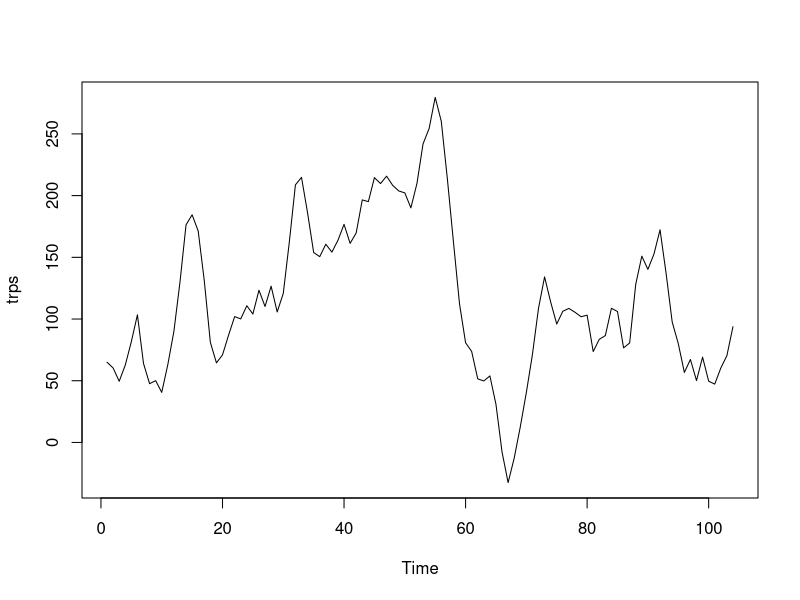
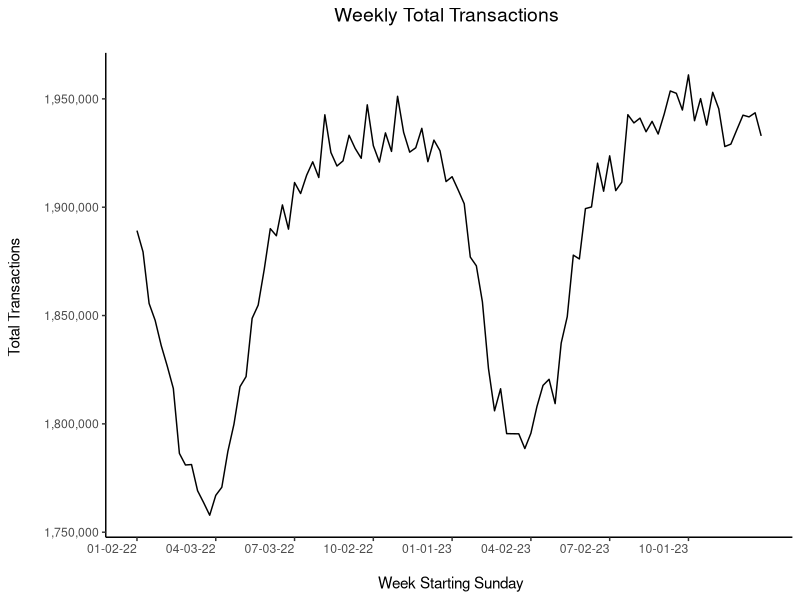
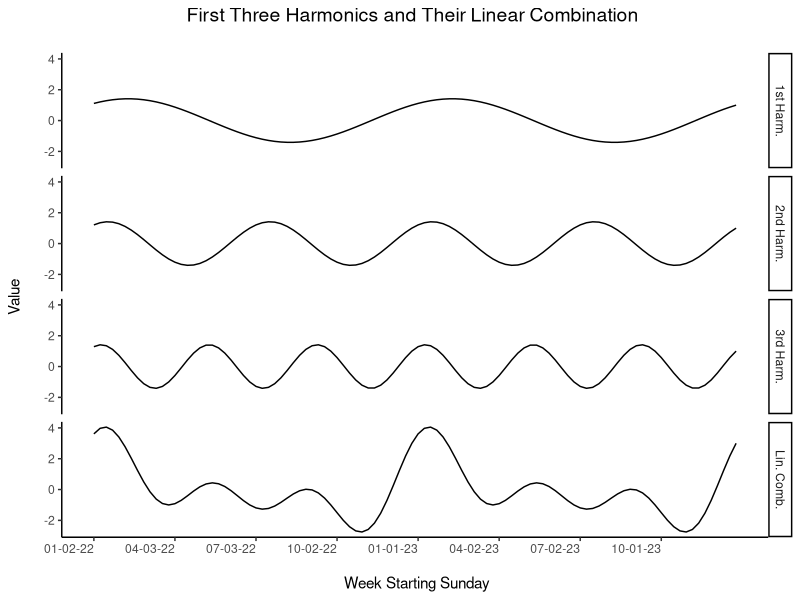
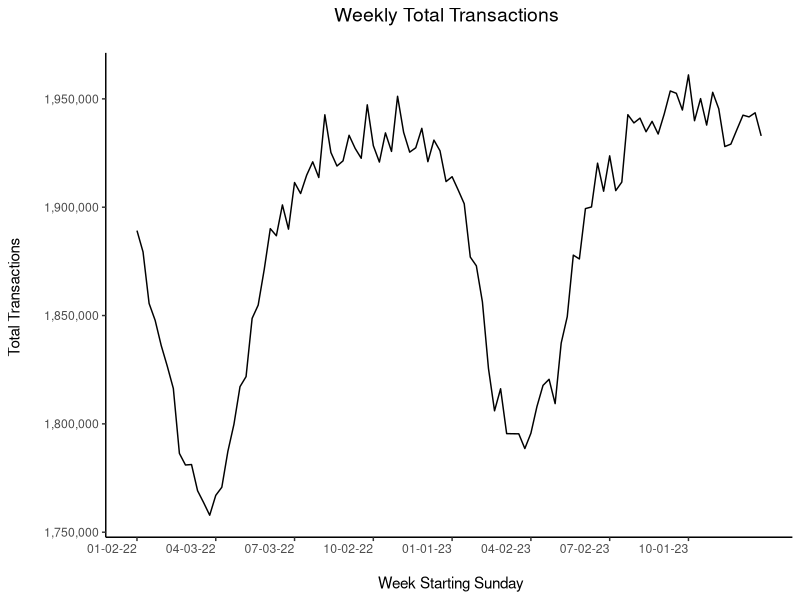
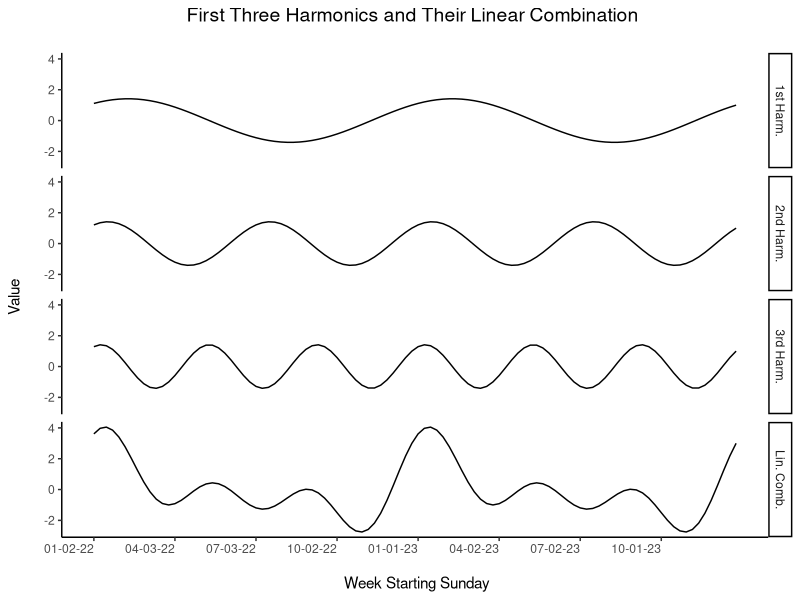

Write the R code that produced these figures, in order. (Note: this script raises an error after producing the figures.)
#############################################################################
# Description: Code for completing an illustrative moderated regression     #
# example for BUSA 603. This example is for a quick service restaurant.     #
# Specifically, we are examining if a billboard within 0.25 miles of a      #
# restaurant moderates the effect of TV advertising.  While there are       #
# about 625 McDonalds in Ohio, we will only be examining stores in the      #
# Columbus (2.3M people 12+), Cincinnati (2.1M), Dayton (1.1M),             # 
# Cleveland-Akron (3.3M) and Toledo DMAs (0.9M people).  There are about    #
# 10M people in Ohio aged 12+.  Thus the 5 DMAs have 9.7M people aged 12+.  #
# Ergo our store count is 625*0.97 = 606.                                   #
# 																			                                    #	
# Last Update Date:  02/03/23      										                      #
#                                          									                #
# Last Update Date Comments:												                        #
#	A) 02/03/24 - Version 1 of code.											                    #
#																			                                      #
# Inputs:                                                                   #
# A) Parameters for generating synthetic data.                              #
#																			                                      #
# Outputs:																	                                #
#	A)	Moderated regression examples			                                    #
#																			                                      #	
# References:                                                               #
# A) Spiller et. al. Spotlights, Floodlights and the Magic Number Zero:     #
# Simple Effects Tests in Moderated Regression                              #
# B) https://scholar.harvard.edu/sigou-interdisciplinary-blog/              #
# regression-moderator-101#:~:text=Regression%20with%20a%20moderator%20is,  #
# can%20be%20predicted%20by%20W.                                            #
#                                                                           #    
# Author:  Brian Weikel														                          #
#############################################################################

# Clear working directory
# rm(list = ls())

library(dplyr)
library(ggplot2)
library(data.table)
library(lubridate)
library(MASS)
library(scales)
library(stringi)
library(stringr)
library(tidyr)
library(VGAM)

# Output graphic and data path.
datapath <- "C:/Users/bkwei/R_projects/BUSA-603/BUSA_603_Moderated_Regression_QSR/Data/"
outfile <- paste(datapath,"Module_5_Supplement.csv",sep = "")

# Output graphic and data path.
outpath <- "C:/Users/bkwei/R_projects/BUSA-603/BUSA_603_Moderated_Regression_QSR/Output/"

# Print options
options(max.print=999999)

# Setting Seed
seedval <- 61411

##### Generating Synthetic Data                                         #####

# Number of stores without remodels and have drive-throughs and lobbies 
n_stores <- 555
n_stores_cmh <- 123
n_stores_clv <- 189
n_stores_cin <- 120
n_stores_tol <- 56
n_stores_day <- n_stores - n_stores_cmh - n_stores_clv - n_stores_cin -
  n_stores_tol
markets <- c("CMH","CLE","CIN","DAY","TOL")

# Average Transactions per Week per Store:  3,460
# Average Order Size:  $11.00
# Average Annual Dollar Sales per Store:  $1.98M
# Average Store Selling Square Feet:  4500 ... A restaurant floor plan is a map 
# of your restaurant's physical space, encompassing all of the elements of your 
# establishment. This includes the dining area, waiting area, kitchen, 
# prep areas, storage, and bathroom, and how they fit into your space together.

ave_floorspace <- 3.825
sd_floorspace <- 0.115

# Number of weeks
n_time <- 104

# Percent of stores with billboards
n_stores_bill <- 0.25

# Generating Store IDs

store_id <- seq(n_stores)

# Store IDs and Markets

set.seed(seedval+1)
store_id <-  stringi::stri_rand_strings(n_stores, 8, pattern = "[A-Za-z0-9]")
ranuni <- runif(n_stores, min = 0, max = 1)
market <- ifelse(ranuni < (n_stores_cmh/n_stores),"CMH",
  ifelse(ranuni < ((n_stores_cmh + n_stores_clv)/n_stores),"CLE",
    ifelse(ranuni < ((n_stores_cmh + n_stores_clv + n_stores_cin)/n_stores),
      "CIN",
        ifelse(ranuni < ((n_stores_cmh + n_stores_clv + n_stores_cin +
          n_stores_tol)/n_stores),"TOL","DAY"))))

df1 <- data.frame(cbind(store_id,market))

set.seed(seedval+2)
df1$floor_space <- as.numeric(round(100*rlnorm(
  n_stores, 
  meanlog = ave_floorspace, 
  sdlog = sd_floorspace),-1))
# summary(floor_space)

# Randomly generating coefficients for seasonality component creation 
# and (linear) trend
set.seed(seedval+3)
df1$b_sin1 <- round(rnorm(n_stores,-0.025,0.0025),6)
set.seed(seedval+4)
df1$b_cos1 <- round(rnorm(n_stores,0.001,0.0001),6)
set.seed(seedval+5)
df1$b_sin2 <- round(rnorm(n_stores,-0.00015,0.000015),6)
set.seed(seedval+6)
df1$b_cos2 <- round(rnorm(n_stores,0.0105,0.00105),6)
set.seed(seedval+7)
df1$b_sin3 <- round(rnorm(n_stores,0.003,0.0003),6)
set.seed(seedval+8)
df1$b_cos3 <- round(rnorm(n_stores,0.002,0.0002),6)
set.seed(seedval+9)
df1$b_trend <- round(rnorm(n_stores,0.00015,0.00015),6)

rm(market,ave_floorspace,sd_floorspace,ranuni)

# Time Dimensions
#  Week Starting Sunday Vector, starting 2022-01-02
week_starting <- as.Date(c("2022-01-02"))
for(i in seq(from = 0, by = 7, length.out = n_time)) {
  week_starting[i] = week_starting + i}
week_starting = week_starting[!is.na(week_starting)]
# week_ending

weeknumb <- lubridate::week(week_starting)
df2 <- data.frame(cbind(week_starting,weeknumb))
df2$week_starting <- as.Date(df2$week_starting)
df2$time_id <- as.numeric(row.names(df2))

# Trigonometric functions to create first three harmonics

df2$sin1 <- sin(2*pi*df2$time_id/52)
df2$cos1 <- cos(2*pi*df2$time_id/52)
df2$sin2 <- sin(2*2*pi*df2$time_id/52)
df2$cos2 <- cos(2*2*pi*df2$time_id/52)
df2$sin3 <- sin(3*2*pi*df2$time_id/52)
df2$cos3 <- cos(3*2*pi*df2$time_id/52)

df3 <- tidyr::crossing(df1,df2) 

rm(weeknumb,i)

# Simulate National People 18-54 TRPs using AR1 process.

set.seed(seedval+10)
trps <- 20*arima.sim(list(order = c(2,0,1), ar = c(0.7,0.2), ma=0.6), 
                     n = n_time) + 80
ts.plot(trps)

trps_p <- data.frame(trps)
trps_p$time_id <-as.numeric(row.names(trps_p))
trps_p$trps <- round(ifelse(
  trps_p$time_id < 16,0,
  ifelse(50 < trps_p$time_id & trps_p$time_id < 68,0,
         ifelse(trps_p$trps < 50,0,trps_p$trps))),digits=1)

df4 <- tidyr::crossing(markets,trps_p) 

df4 <- df4 %>% rename(market = markets)

set.seed(seedval+11)
df4$noise_trps <- round(rnorm(dim(df4)[1],0,7.5),1)
df4$trps_1854 <- ifelse(df4$trps > 0 & df4$trps + df4$noise_trps > 0,
                        df4$trps+df4$noise_trps,0)

df4 <- subset(df4,select = -c(trps,noise_trps))

df5 <- merge(x = df3, y = df4, by = c('market','time_id'), all.x = TRUE)

rm(trps_p,trps)

# Randomly selecting stores where billboards are places.  Then randomly 
# selecting number of weeks from 4, 8, 12, 16, 20, 24, 28, followed by randomly
# selecting weeks. 

df5 <- df5 %>% arrange(store_id,time_id)
bill1 <- subset(df5,select=c(store_id,time_id))

bill2 <- data.frame(store_id)

set.seed(seedval+11)
bill2$ranuni <- runif(n_stores, min = 0, max = 1)
set.seed(seedval+12)
bill2$num_weeks_bill <- 4*(rbetabinom.ab(n = n_stores, size = 6, 
  shape1 = 4, shape2 = 4) + 1)
bill2$first_time_id_bill <- rbetabinom.ab(n = n_stores, size = n_time, 
  shape1 = 4, shape2 = 10)

bill3 <- merge(x = bill1, y = bill2, by = c('store_id'), all.x = TRUE)

bill3$bill_brd <- ifelse(bill3$ranuni < n_stores_bill & 
  bill3$time_id >= bill3$first_time_id_bill & 
  bill3$time_id <= bill3$first_time_id_bill + bill3$num_weeks_bill - 1,1,0)

bill3 <- subset(bill3, select = -c(ranuni,num_weeks_bill,first_time_id_bill))

df6 <- merge(x = df5, y = bill3, by = c('store_id','time_id'), all.x = TRUE)
df6 <- df6 %>% arrange(store_id,time_id)

df6 <- df6 %>% rename(x=trps_1854,z=bill_brd)

# Generating transaction 

# Coefficients for Regression 
constant <- 1 
alpha1 <- 0.725/constant # Intercept
beta1 <- 0.000020/constant # TRPs (i.e., x) # 0.00035, 0.00005, 0.000025
beta2 <- 0.0125/constant # Billboard (i.e., z) # 0.025,  0.0315,  0.0140
gamma1 <- 0.00000/constant # Interaction 0.00005

set.seed(seedval+13)
df6$noise <- rnorm(n_stores*n_time,0,0.075) # 0.075, 0.175, 0.115, 0.085
df6$xz <- df6$x*df6$z

df6$trans <- (df6$floor_space)*(alpha1 + beta1 * df6$x
                                    + beta2 * df6$z
                                    + gamma1 * df6$xz
                                    + df6$b_trend * df6$time_id
                                    + df6$b_sin1 * df6$sin1
                                    + df6$b_cos1 * df6$cos1
                                    + df6$b_sin2 * df6$sin2
                                    + df6$b_cos2 * df6$cos2
                                    + df6$b_sin3 * df6$sin3
                                    + df6$b_cos3 * df6$cos3
                                    + df6$noise)


# Plot weekly aggregate transactions

sum1 <- df6 %>% group_by(week_starting) %>% summarize(agg = sum(trans))

ggplot(sum1, aes(x = week_starting, y =  agg)) +
  theme_classic() + 
  theme(plot.title = element_text(lineheight = .8,size = 14,hjust = 0.5),
        axis.text.x = element_text(angle = 0, hjust = 1)) + 
  geom_line() + 
  ggtitle("Weekly Total Transactions \n")  +
  xlab("\n Week Starting Sunday") + 
  ylab("Total Transactions \n") +
  scale_x_date(breaks = seq(min(sum1$week_starting),max(sum1$week_starting),by="91 days"),
               labels = date_format(format = "%m-%d-%y")) +
  scale_y_continuous(label=comma) 

ggsave("output_1.png",path = outpath)

# Plot harmonics 

harmonics <- df2
harmonics$firstharm <- harmonics$sin1 + harmonics$cos1
harmonics$secharm <- harmonics$sin2 + harmonics$cos2
harmonics$thirdharm <- harmonics$sin3 + harmonics$cos3
harmonics$allharm <- harmonics$firstharm + harmonics$secharm + 
  harmonics$thirdharm
harm1 <- subset(harmonics, select=-c(weeknumb,time_id,sin1,cos1,
  sin2,cos2,sin3,cos3))

harm2 <- melt(setDT(harm1), id.vars = c("week_starting"), 
 variable.name = "harm")
  
plot1 <- ggplot(harm2, aes(x = week_starting, y =  value)) +
  theme_classic() + 
  theme(plot.title = element_text(lineheight = .8,size = 14,hjust = 0.5),
        axis.text.x = element_text(angle = 0, hjust = 1)) + 
  geom_line()  +
  ggtitle("First Three Harmonics and Their Linear Combination \n")  +
  xlab("\n Week Starting Sunday") + 
  ylab("Value \n") +
  scale_x_date(breaks = seq(min(sum1$week_starting),max(sum1$week_starting),by="91 days"),
               labels = date_format(format = "%m-%d-%y"))

axislabels <- list("1st Harm.", "2nd Harm.", "3rd Harm.",
  "Lin. Comb.") 

axis_labeller <- function(variable,value){return(axislabels[value])}

plot1 + facet_grid(harm ~ ., labeller = axis_labeller)
  
ggsave("output_2.png",path = outpath) 

# https://www.rdocumentation.org/packages/TSA/versions/1.3/topics/harmonic

# Estimating the model without time trend and trigometric functions 
df6$y <- df6$trans/df6$floor_space 

reg1 <- lm(y ~ x + z + xz ,data=df6)
reg1s <- summary(reg1)
reg1s

out_a <- paste(outpath,"output_3.txt",sep = "")
sink(out_a)
cat(str_wrap("Moderator Regression - National and Local TV Adult 18-54
             TRPs and Billboards"),"\n")
print(reg1s)
sink()

# Model with time trend and trigonometric functions  

reg2 <- lm(y ~ x + z + xz + time_id + sin1 + sin2 + sin3 + 
             cos1 + cos2 + cos3,data=df6)
reg2s <- summary(reg2)
reg2s

out_b <- paste(outpath,"output_4.txt",sep = "")
sink(out_b)
cat(str_wrap("Moderator Regression - National and Local TV Adult 18-54
             TRPs and Billboards Controling for Seasonality and Trend"),"\n")
print(reg2s)
sink()

# Outputting the data to a csv file

df7 <- subset(df6,select=c(store_id,time_id,market,floor_space,
  week_starting,weeknumb,trans,x,z,y))

df8 <- df7[,c(1,3,4,5,2,6,7,8,9,10)]

write.csv(df8, file=outfile)

rm(list=ls())
